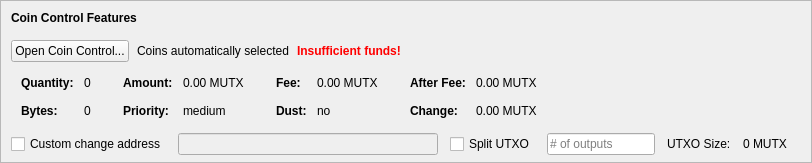
    <widget class="QFrame" name="frameCoinControl">
     <property name="sizePolicy">
      <sizepolicy hsizetype="Expanding" vsizetype="Expanding">
       <horstretch>0</horstretch>
       <verstretch>0</verstretch>
      </sizepolicy>
     </property>
     <property name="maximumSize">
      <size>
       <width>16777215</width>
       <height>16777215</height>
      </size>
     </property>
     <property name="frameShape">
      <enum>QFrame::StyledPanel</enum>
     </property>
     <property name="frameShadow">
      <enum>QFrame::Sunken</enum>
     </property>
     <layout class="QVBoxLayout" name="verticalLayoutCoinControl2">
      <property name="spacing">
       <number>0</number>
      </property>
      <property name="leftMargin">
       <number>0</number>
      </property>
      <property name="topMargin">
       <number>0</number>
      </property>
      <property name="rightMargin">
       <number>0</number>
      </property>
      <property name="bottomMargin">
       <number>6</number>
      </property>
      <item>
       <layout class="QVBoxLayout" name="verticalLayoutCoinControl" stretch="0,0,0,0,1">
        <property name="spacing">
         <number>0</number>
        </property>
        <property name="leftMargin">
         <number>10</number>
        </property>
        <property name="topMargin">
         <number>10</number>
        </property>
        <item>
         <layout class="QHBoxLayout" name="horizontalLayoutCoinControl1">
          <property name="bottomMargin">
           <number>15</number>
          </property>
          <item>
           <widget class="QLabel" name="labelCoinControlFeatures">
            <property name="sizePolicy">
             <sizepolicy hsizetype="Preferred" vsizetype="Maximum">
              <horstretch>0</horstretch>
              <verstretch>0</verstretch>
             </sizepolicy>
            </property>
            <property name="font">
             <font>
              <weight>75</weight>
              <bold>true</bold>
             </font>
            </property>
            <property name="styleSheet">
             <string notr="true">font-weight:bold;</string>
            </property>
            <property name="text">
             <string>Coin Control Features</string>
            </property>
           </widget>
          </item>
         </layout>
        </item>
        <item>
         <layout class="QHBoxLayout" name="horizontalLayoutCoinControl2" stretch="0,0,0,0">
          <property name="spacing">
           <number>8</number>
          </property>
          <property name="bottomMargin">
           <number>10</number>
          </property>
          <item>
           <widget class="QPushButton" name="pushButtonCoinControl">
            <property name="styleSheet">
             <string notr="true"/>
            </property>
            <property name="text">
             <string>Open Coin Control...</string>
            </property>
            <property name="autoDefault">
             <bool>false</bool>
            </property>
           </widget>
          </item>
          <item>
           <widget class="QLabel" name="labelCoinControlAutomaticallySelected">
            <property name="text">
             <string>Coins automatically selected</string>
            </property>
            <property name="margin">
             <number>5</number>
            </property>
           </widget>
          </item>
          <item>
           <widget class="QLabel" name="labelCoinControlInsuffFunds">
            <property name="font">
             <font>
              <weight>75</weight>
              <bold>true</bold>
             </font>
            </property>
            <property name="styleSheet">
             <string notr="true">color:red;font-weight:bold;</string>
            </property>
            <property name="text">
             <string>Insufficient funds!</string>
            </property>
            <property name="margin">
             <number>5</number>
            </property>
           </widget>
          </item>
          <item>
           <spacer name="horizontalSpacerCoinControl">
            <property name="orientation">
             <enum>Qt::Horizontal</enum>
            </property>
            <property name="sizeHint" stdset="0">
             <size>
              <width>40</width>
              <height>1</height>
             </size>
            </property>
           </spacer>
          </item>
         </layout>
        </item>
        <item>
         <widget class="QWidget" name="widgetCoinControl" native="true">
          <property name="sizePolicy">
           <sizepolicy hsizetype="Preferred" vsizetype="Preferred">
            <horstretch>0</horstretch>
            <verstretch>0</verstretch>
           </sizepolicy>
          </property>
          <property name="minimumSize">
           <size>
            <width>0</width>
            <height>0</height>
           </size>
          </property>
          <property name="styleSheet">
           <string notr="true"/>
          </property>
          <layout class="QHBoxLayout" name="horizontalLayoutCoinControl5">
           <property name="leftMargin">
            <number>0</number>
           </property>
           <property name="topMargin">
            <number>0</number>
           </property>
           <property name="rightMargin">
            <number>0</number>
           </property>
           <property name="bottomMargin">
            <number>0</number>
           </property>
           <item>
            <layout class="QHBoxLayout" name="horizontalLayoutCoinControl3" stretch="0,0,0,1">
             <property name="spacing">
              <number>20</number>
             </property>
             <property name="topMargin">
              <number>0</number>
             </property>
             <property name="bottomMargin">
              <number>10</number>
             </property>
             <item>
              <layout class="QFormLayout" name="formLayoutCoinControl1">
               <property name="horizontalSpacing">
                <number>10</number>
               </property>
               <property name="verticalSpacing">
                <number>14</number>
               </property>
               <property name="leftMargin">
                <number>10</number>
               </property>
               <property name="topMargin">
                <number>4</number>
               </property>
               <property name="rightMargin">
                <number>6</number>
               </property>
               <item row="0" column="0">
                <widget class="QLabel" name="labelCoinControlQuantityText">
                 <property name="font">
                  <font>
                   <weight>75</weight>
                   <bold>true</bold>
                  </font>
                 </property>
                 <property name="text">
                  <string>Quantity:</string>
                 </property>
                 <property name="margin">
                  <number>0</number>
                 </property>
                </widget>
               </item>
               <item row="0" column="1">
                <widget class="QLabel" name="labelCoinControlQuantity">
                 <property name="cursor">
                  <cursorShape>IBeamCursor</cursorShape>
                 </property>
                 <property name="contextMenuPolicy">
                  <enum>Qt::ActionsContextMenu</enum>
                 </property>
                 <property name="text">
                  <string notr="true">0</string>
                 </property>
                 <property name="margin">
                  <number>0</number>
                 </property>
                 <property name="textInteractionFlags">
                  <set>Qt::LinksAccessibleByMouse|Qt::TextSelectableByKeyboard|Qt::TextSelectableByMouse</set>
                 </property>
                </widget>
               </item>
               <item row="1" column="0">
                <widget class="QLabel" name="labelCoinControlBytesText">
                 <property name="font">
                  <font>
                   <weight>75</weight>
                   <bold>true</bold>
                  </font>
                 </property>
                 <property name="text">
                  <string>Bytes:</string>
                 </property>
                </widget>
               </item>
               <item row="1" column="1">
                <widget class="QLabel" name="labelCoinControlBytes">
                 <property name="cursor">
                  <cursorShape>IBeamCursor</cursorShape>
                 </property>
                 <property name="contextMenuPolicy">
                  <enum>Qt::ActionsContextMenu</enum>
                 </property>
                 <property name="text">
                  <string notr="true">0</string>
                 </property>
                 <property name="textInteractionFlags">
                  <set>Qt::LinksAccessibleByMouse|Qt::TextSelectableByKeyboard|Qt::TextSelectableByMouse</set>
                 </property>
                </widget>
               </item>
              </layout>
             </item>
             <item>
              <layout class="QFormLayout" name="formLayoutCoinControl2">
               <property name="horizontalSpacing">
                <number>10</number>
               </property>
               <property name="verticalSpacing">
                <number>14</number>
               </property>
               <property name="leftMargin">
                <number>6</number>
               </property>
               <property name="topMargin">
                <number>4</number>
               </property>
               <property name="rightMargin">
                <number>6</number>
               </property>
               <item row="0" column="0">
                <widget class="QLabel" name="labelCoinControlAmountText">
                 <property name="font">
                  <font>
                   <weight>75</weight>
                   <bold>true</bold>
                  </font>
                 </property>
                 <property name="text">
                  <string>Amount:</string>
                 </property>
                 <property name="margin">
                  <number>0</number>
                 </property>
                </widget>
               </item>
               <item row="0" column="1">
                <widget class="QLabel" name="labelCoinControlAmount">
                 <property name="cursor">
                  <cursorShape>IBeamCursor</cursorShape>
                 </property>
                 <property name="contextMenuPolicy">
                  <enum>Qt::ActionsContextMenu</enum>
                 </property>
                 <property name="text">
                  <string notr="true">0.00 MUTX</string>
                 </property>
                 <property name="textInteractionFlags">
                  <set>Qt::LinksAccessibleByMouse|Qt::TextSelectableByKeyboard|Qt::TextSelectableByMouse</set>
                 </property>
                </widget>
               </item>
               <item row="1" column="0">
                <widget class="QLabel" name="labelCoinControlPriorityText">
                 <property name="font">
                  <font>
                   <weight>75</weight>
                   <bold>true</bold>
                  </font>
                 </property>
                 <property name="text">
                  <string>Priority:</string>
                 </property>
                </widget>
               </item>
               <item row="1" column="1">
                <widget class="QLabel" name="labelCoinControlPriority">
                 <property name="cursor">
                  <cursorShape>IBeamCursor</cursorShape>
                 </property>
                 <property name="contextMenuPolicy">
                  <enum>Qt::ActionsContextMenu</enum>
                 </property>
                 <property name="text">
                  <string>medium</string>
                 </property>
                 <property name="textInteractionFlags">
                  <set>Qt::LinksAccessibleByMouse|Qt::TextSelectableByKeyboard|Qt::TextSelectableByMouse</set>
                 </property>
                </widget>
               </item>
              </layout>
             </item>
             <item>
              <layout class="QFormLayout" name="formLayoutCoinControl3">
               <property name="horizontalSpacing">
                <number>10</number>
               </property>
               <property name="verticalSpacing">
                <number>14</number>
               </property>
               <property name="leftMargin">
                <number>6</number>
               </property>
               <property name="topMargin">
                <number>4</number>
               </property>
               <property name="rightMargin">
                <number>6</number>
               </property>
               <item row="0" column="0">
                <widget class="QLabel" name="labelCoinControlFeeText">
                 <property name="font">
                  <font>
                   <weight>75</weight>
                   <bold>true</bold>
                  </font>
                 </property>
                 <property name="text">
                  <string>Fee:</string>
                 </property>
                 <property name="margin">
                  <number>0</number>
                 </property>
                </widget>
               </item>
               <item row="0" column="1">
                <widget class="QLabel" name="labelCoinControlFee">
                 <property name="cursor">
                  <cursorShape>IBeamCursor</cursorShape>
                 </property>
                 <property name="contextMenuPolicy">
                  <enum>Qt::ActionsContextMenu</enum>
                 </property>
                 <property name="text">
                  <string notr="true">0.00 MUTX</string>
                 </property>
                 <property name="textInteractionFlags">
                  <set>Qt::LinksAccessibleByMouse|Qt::TextSelectableByKeyboard|Qt::TextSelectableByMouse</set>
                 </property>
                </widget>
               </item>
               <item row="1" column="0">
                <widget class="QLabel" name="labelCoinControlLowOutputText">
                 <property name="font">
                  <font>
                   <weight>75</weight>
                   <bold>true</bold>
                  </font>
                 </property>
                 <property name="text">
                  <string>Dust:</string>
                 </property>
                </widget>
               </item>
               <item row="1" column="1">
                <widget class="QLabel" name="labelCoinControlLowOutput">
                 <property name="cursor">
                  <cursorShape>IBeamCursor</cursorShape>
                 </property>
                 <property name="contextMenuPolicy">
                  <enum>Qt::ActionsContextMenu</enum>
                 </property>
                 <property name="text">
                  <string>no</string>
                 </property>
                 <property name="textInteractionFlags">
                  <set>Qt::LinksAccessibleByMouse|Qt::TextSelectableByKeyboard|Qt::TextSelectableByMouse</set>
                 </property>
                </widget>
               </item>
              </layout>
             </item>
             <item>
              <layout class="QFormLayout" name="formLayoutCoinControl4">
               <property name="horizontalSpacing">
                <number>10</number>
               </property>
               <property name="verticalSpacing">
                <number>14</number>
               </property>
               <property name="leftMargin">
                <number>6</number>
               </property>
               <property name="topMargin">
                <number>4</number>
               </property>
               <property name="rightMargin">
                <number>6</number>
               </property>
               <item row="0" column="0">
                <widget class="QLabel" name="labelCoinControlAfterFeeText">
                 <property name="font">
                  <font>
                   <weight>75</weight>
                   <bold>true</bold>
                  </font>
                 </property>
                 <property name="text">
                  <string>After Fee:</string>
                 </property>
                 <property name="margin">
                  <number>0</number>
                 </property>
                </widget>
               </item>
               <item row="0" column="1">
                <widget class="QLabel" name="labelCoinControlAfterFee">
                 <property name="cursor">
                  <cursorShape>IBeamCursor</cursorShape>
                 </property>
                 <property name="contextMenuPolicy">
                  <enum>Qt::ActionsContextMenu</enum>
                 </property>
                 <property name="text">
                  <string notr="true">0.00 MUTX</string>
                 </property>
                 <property name="textInteractionFlags">
                  <set>Qt::LinksAccessibleByMouse|Qt::TextSelectableByKeyboard|Qt::TextSelectableByMouse</set>
                 </property>
                </widget>
               </item>
               <item row="1" column="0">
                <widget class="QLabel" name="labelCoinControlChangeText">
                 <property name="font">
                  <font>
                   <weight>75</weight>
                   <bold>true</bold>
                  </font>
                 </property>
                 <property name="text">
                  <string>Change:</string>
                 </property>
                </widget>
               </item>
               <item row="1" column="1">
                <widget class="QLabel" name="labelCoinControlChange">
                 <property name="cursor">
                  <cursorShape>IBeamCursor</cursorShape>
                 </property>
                 <property name="contextMenuPolicy">
                  <enum>Qt::ActionsContextMenu</enum>
                 </property>
                 <property name="text">
                  <string notr="true">0.00 MUTX</string>
                 </property>
                 <property name="textInteractionFlags">
                  <set>Qt::LinksAccessibleByMouse|Qt::TextSelectableByKeyboard|Qt::TextSelectableByMouse</set>
                 </property>
                </widget>
               </item>
              </layout>
             </item>
            </layout>
           </item>
          </layout>
         </widget>
        </item>
        <item>
         <layout class="QHBoxLayout" name="horizontalLayoutCoinControl4" stretch="0,0,0,0,0,0,0">
          <property name="spacing">
           <number>12</number>
          </property>
          <property name="sizeConstraint">
           <enum>QLayout::SetDefaultConstraint</enum>
          </property>
          <property name="topMargin">
           <number>5</number>
          </property>
          <property name="rightMargin">
           <number>5</number>
          </property>
          <item>
           <widget class="QCheckBox" name="checkBoxCoinControlChange">
            <property name="toolTip">
             <string>If this is activated, but the change address is empty or invalid, change will be sent to a newly generated address.</string>
            </property>
            <property name="text">
             <string>Custom change address</string>
            </property>
           </widget>
          </item>
          <item>
           <widget class="QValidatedLineEdit" name="lineEditCoinControlChange">
            <property name="enabled">
             <bool>false</bool>
            </property>
            <property name="sizePolicy">
             <sizepolicy hsizetype="Expanding" vsizetype="Fixed">
              <horstretch>0</horstretch>
              <verstretch>0</verstretch>
             </sizepolicy>
            </property>
           </widget>
          </item>
          <item>
           <widget class="QCheckBox" name="splitBlockCheckBox">
            <property name="text">
             <string>Split UTXO</string>
            </property>
           </widget>
          </item>
          <item>
           <widget class="QLineEdit" name="splitBlockLineEdit">
            <property name="sizePolicy">
             <sizepolicy hsizetype="Fixed" vsizetype="Fixed">
              <horstretch>50</horstretch>
              <verstretch>0</verstretch>
             </sizepolicy>
            </property>
            <property name="placeholderText">
             <string># of outputs</string>
            </property>
           </widget>
          </item>
          <item>
           <widget class="QLabel" name="labelBlockSizeText">
            <property name="text">
             <string>UTXO Size:</string>
            </property>
           </widget>
          </item>
          <item>
           <widget class="QLabel" name="labelBlockSize">
            <property name="text">
             <string>0 MUTX</string>
            </property>
           </widget>
          </item>
          <item>
           <widget class="QLabel" name="labelCoinControlChangeLabel">
            <property name="sizePolicy">
             <sizepolicy hsizetype="Preferred" vsizetype="Expanding">
              <horstretch>0</horstretch>
              <verstretch>0</verstretch>
             </sizepolicy>
            </property>
            <property name="minimumSize">
             <size>
              <width>0</width>
              <height>0</height>
             </size>
            </property>
            <property name="text">
             <string/>
            </property>
            <property name="margin">
             <number>3</number>
            </property>
           </widget>
          </item>
         </layout>
        </item>
        <item>
         <spacer name="verticalSpacerCoinControl">
          <property name="orientation">
           <enum>Qt::Vertical</enum>
          </property>
          <property name="sizeHint" stdset="0">
           <size>
            <width>800</width>
            <height>1</height>
           </size>
          </property>
         </spacer>
        </item>
       </layout>
      </item>
     </layout>
    </widget>
